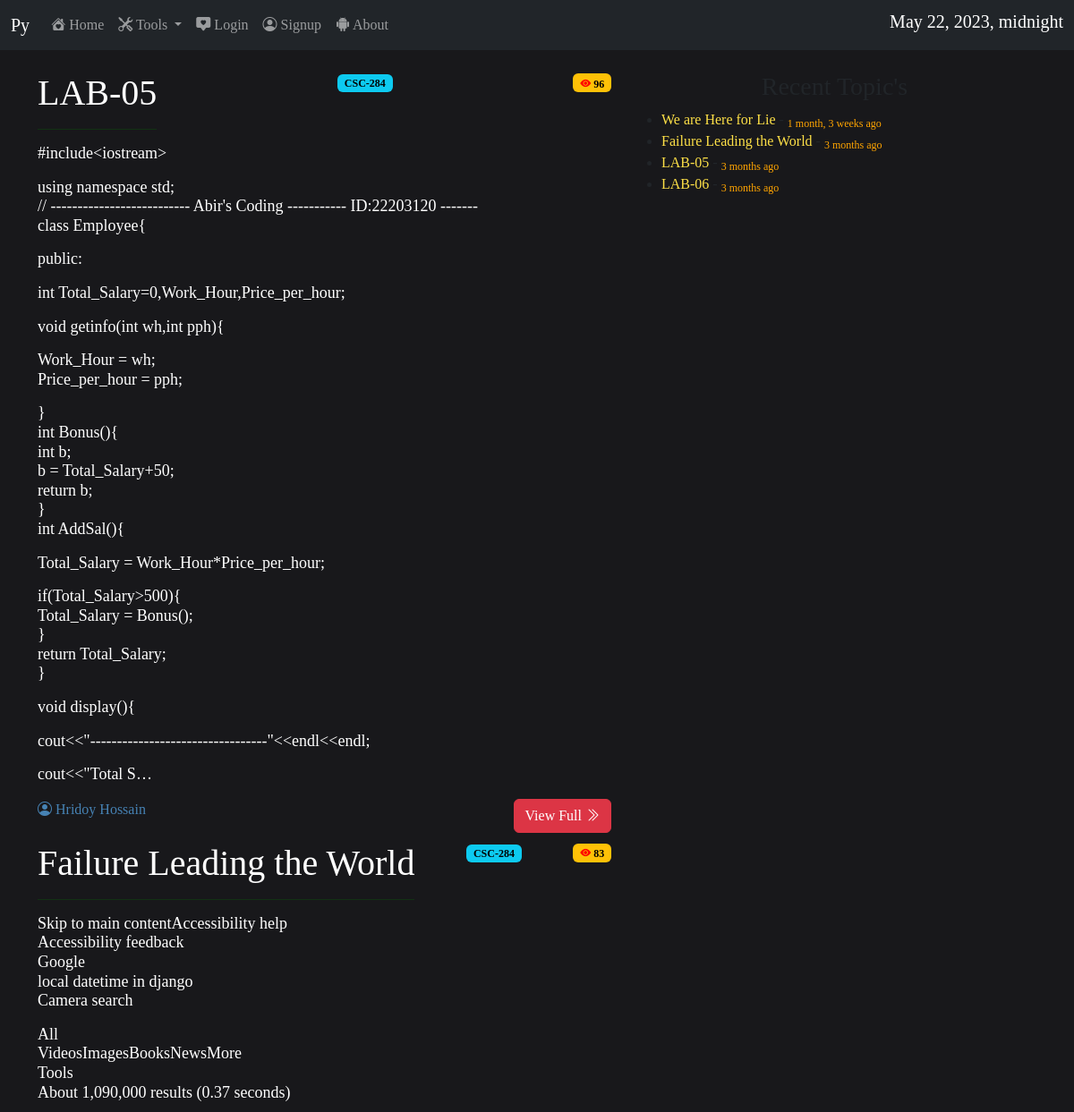
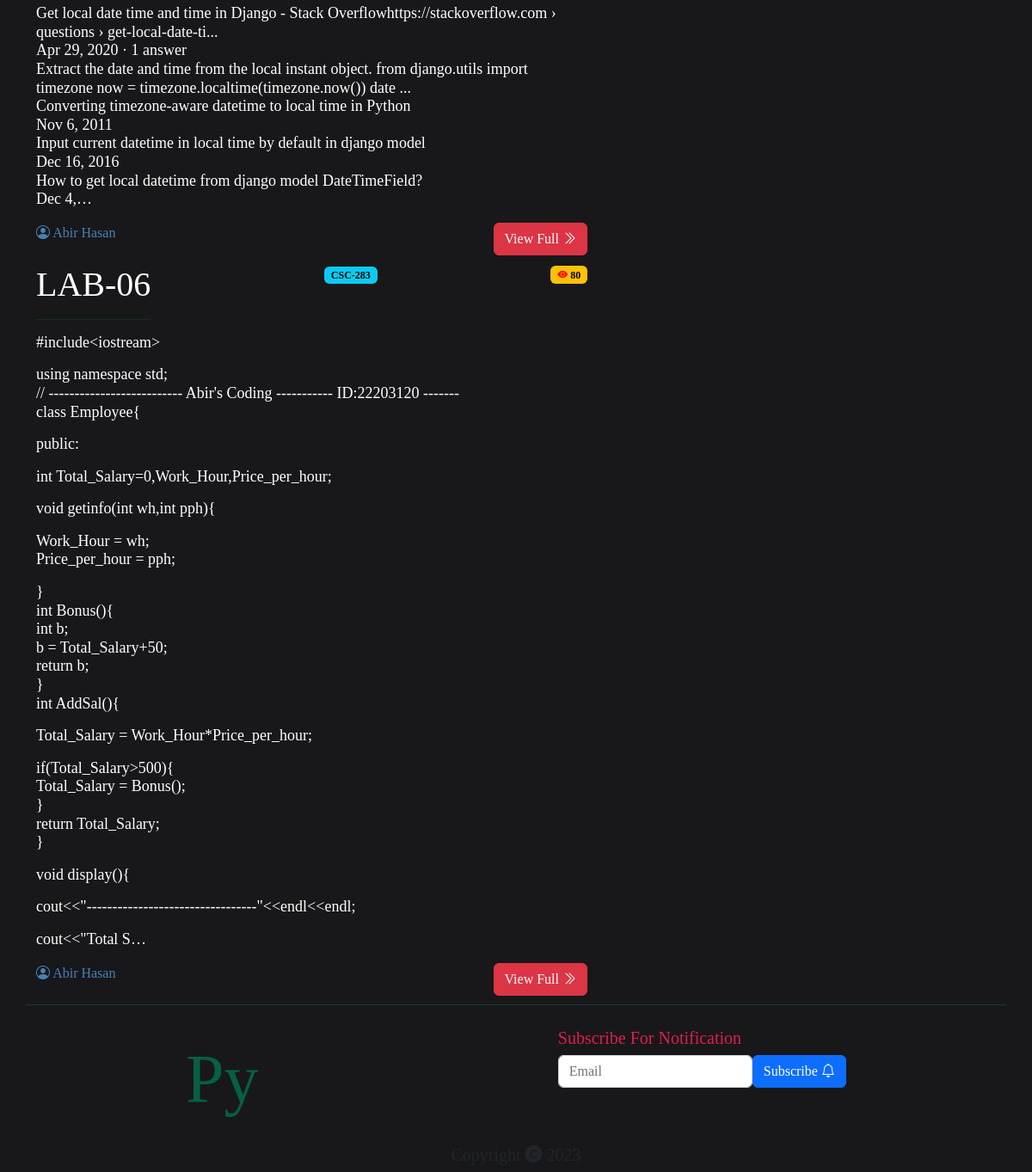
The page / on the database its author committed (2 pictures, top to bottom).
### kobita/models.py (models this page shows, shortened)
class Post(models.Model):
    title = models.CharField(max_length=100)
    operator = models.CharField(max_length=100)
    tag = models.CharField(max_length=100)
    view = models.IntegerField(default=0)
    detail = models.TextField(max_length=100000)
    created_at = models.DateTimeField(datetime.datetime.now())

### kishor/views.py (the view)
# urls.py: path('',home,name="Home"),
def home(request):
    my_date = datetime.datetime.now()
    myip = IP(request)
    data = Post.objects.all().order_by('-view')[:3]
    data2 = Post.objects.all().order_by('-id')[:100]
    if request.method=='POST':
        data3 = subscription(request.POST)
        mail = request.POST["email"]
        ip = request.POST["ip"]
        object = subscription(email=mail,ip=ip)
        already_has = subscription.objects.all().filter(email=mail).exists()
        if already_has:
            messages.warning(request,"Sorry, already subscribed")
        else:
            if mail_checker(mail):
                object.save()
                messages.success(request,"Subscription Done")
            else:
                messages.warning(request, "Invalid Mail")
            return redirect('Home')
    else:
        data3 = subscription()
    context = {
        'my_date':my_date,
        'data':data,
        'data2':data2,
        'myip':myip
    }
    return render(request,'index.html',context)

### kishor/views.py (called while the page is built)
def IP(request):
    get_ip = request.META.get("HTTP_X_FORWARDED_FOR")
    if get_ip is not None:
        ip = get_ip.split(',')[0]
    else:
        ip = request.META.get("REMOTE_ADDR")
    return ip

### templates/index.html (shortened to what this page needs)
<!DOCTYPE html>
{% load static %}
{% load humanize %}
<html>
    <head>
        <link rel="stylesheet" href="https://cdn.jsdelivr.net/npm/bootstrap@5.2.3/dist/css/bootstrap.min.css">
        <link rel="stylesheet" href="https://cdn.jsdelivr.net/npm/bootstrap-icons@1.10.3/font/bootstrap-icons.css">
    </head>
    <body>
    <nav class="navbar navbar-expand-lg navbar-dark bg-dark">
  <div class="container-fluid">
    <a class="navbar-brand" href="#">Py</a>
    <div class="collapse navbar-collapse" id="navbarSupportedContent">
      <ul class="navbar-nav me-auto mb-2 mb-lg-0">
        <li class="nav-item">
          <a class="nav-link" aria-current="page" href="/"><i class="bi bi-house-heart-fill"></i> Home</a>
        </li>
        <li class="nav-item dropdown">
          <a class="nav-link dropdown-toggle" href="#" role="button" data-bs-toggle="dropdown" aria-expanded="false">
            <i class="bi bi-tools"></i> Tools
          </a>
        </li>
        <li class="nav-item">
          <a class="nav-link" href="/form/"><i class="bi bi-chat-square-heart-fill"></i> Login</a>
        </li>
        <li class="nav-item">
            <a class="nav-link" href="/kobita/signup/"><i class="bi bi-person-circle"></i> Signup</a>
        </li>
        <li class="nav-item">
          <a class="nav-link" href="#"><i class="bi bi-android2"></i> About</a>
        </li>
      </ul>
      <form class="d-flex" role="search">
        <h5 style="color:white;">{{my_date}}</h5>
      </form>
    </div>
  </div>
</nav>
    <div class="container">
        <br>
    {% block body %}
        <div class="row">
            <div class="col-sm-7" id="content">
            {% for obj in data %}
               <div class="d-flex justify-content-between">
                    <div>
                        <h1 style="color:white;"> {{obj.title}} </h1>
                        <hr style="color:green">
                    </div>
                    <div>
                        <span class="badge text-bg-info">{{obj.tag}}</span>
                    </div>
                    <div class="icon">
                        <span class="badge text-bg-warning"><i class="bi bi-eye-fill"> </i> {{obj.view}}</span>
                    </div>
               </div>
               <div class="x">
                <h1 style="color:white;font-size:18px;">{{obj.detail|truncatechars:700|linebreaks}}</h1>
               </div>
               <div class="d-flex justify-content-between">
                <div>
                    <span style="color:steelblue;"> <i class="bi bi-person-circle"></i> {{obj.operator}}</span>
                </div>
                <div style="padding-bottom:10px;">
                    <a class="btn btn-danger" role="button" href="/post/{{obj.id}}/">View Full <i class="bi bi-chevron-double-right"></i> </a>
                </div>
               </div>
               {% endfor %}
            </div>
            <div class="col-sm-5">
                <div>
                    <div  class="d-flex justify-content-center">
                        <h3>Recent Topic's</h3>
                    </div>
                    <div class="list">
                        <ul>
                            {% for recent in data2 %}
                            <li><a href="/post/{{recent.id}}/">{{recent.title}}</a> - <sub style="color:orange;">{{recent.created_at|naturaltime}}</sub></li>
                            {% endfor %}
                        </ul>
                    </div>
                </div>
            </div>
        </div>
        <div class="row">
    <hr style="color:#059669;padding:5px;">
                <div class="d-flex justify-content-around">
                    <p id="py">Py</p>
                    <div>
                        <h5 style="color:#e11d48;">Subscribe For Notification</h5>
                        <form method="post">
                            <div class="d-flex justify-content-between">
                                <div>
                                <input class="form-control" type="email" name="email" placeholder="Email" required>
                            </div>
                            <div>
                                <button type="submit" class="btn btn-primary">Subscribe  <i class="bi bi-bell"></i></button>
                            </div>
                            </div>
                        </form>
                    </div>
                </div>
    </div>
    <div class="row">
            <h5 style="text-align:center;">Copyright <i class="bi bi-c-circle-fill"></i> 2023</h5>
    </div>
    {% endblock body %}
    </div>
    </body>
</html>

### templates/index.html (style rules this page uses)
* { margin: 0px; padding: 0px; }
body { background: #18181b; font-family: serif; }
#py { font-size:5rem; color:#065f46; }
.list ul li a { text-decoration:none; color:#fde047; }
.icon i { color:red; }

### rows shown on the page
Post: title "LAB-05", tag "CSC-284", view "96", detail "#include<iostream> using namespace std; // -------------------------- Abir's Coding ----------- ID:22203120 ------- class Employee{ public: int Total_Salary=0,Work_Hour,Price_per_hour; void getinfo(int wh,int pph){ Work_Hour = wh; Price_per_hour = pph; } int Bonus(){ int b; b = Total_Salary+50; return b; } int AddSal(){ Total_Salary = Work_Hour*Price_per_hour; if(Total_Salary>500){ Total_Salary = Bonus(); } return Total_Salary; } void display(){ cout<<\"---------------------------------\"<<endl<<endl; cout<<\"Total S…", operator "Hridoy Hossain", created_at "3 months ago"
Post: title "Failure Leading the World", tag "CSC-284", view "83", detail "Skip to main contentAccessibility help Accessibility feedback Google local datetime in django Camera search All VideosImagesBooksNewsMore Tools About 1,090,000 results (0.37 seconds) Get local date time and time in Django - Stack Overflowhttps://stackoverflow.com › questions › get-local-date-ti... Apr 29, 2020 · 1 answer Extract the date and time from the local instant object. from django.utils import timezone now = timezone.localtime(timezone.now()) date ... Converting timezone-aware datetime to local time in Python Nov 6, 2011 Input current datetime in local time by default in django model Dec 16, 2016 How to get local datetime from django model DateTimeField? Dec 4,…", operator "Abir Hasan", created_at "3 months ago"
Post: title "LAB-06", tag "CSC-283", view "80", detail "#include<iostream> using namespace std; // -------------------------- Abir's Coding ----------- ID:22203120 ------- class Employee{ public: int Total_Salary=0,Work_Hour,Price_per_hour; void getinfo(int wh,int pph){ Work_Hour = wh; Price_per_hour = pph; } int Bonus(){ int b; b = Total_Salary+50; return b; } int AddSal(){ Total_Salary = Work_Hour*Price_per_hour; if(Total_Salary>500){ Total_Salary = Bonus(); } return Total_Salary; } void display(){ cout<<\"---------------------------------\"<<endl<<endl; cout<<\"Total S…", operator "Abir Hasan", created_at "3 months ago"
Post: title "We are Here for Lie", created_at "1 month, 3 weeks ago"
